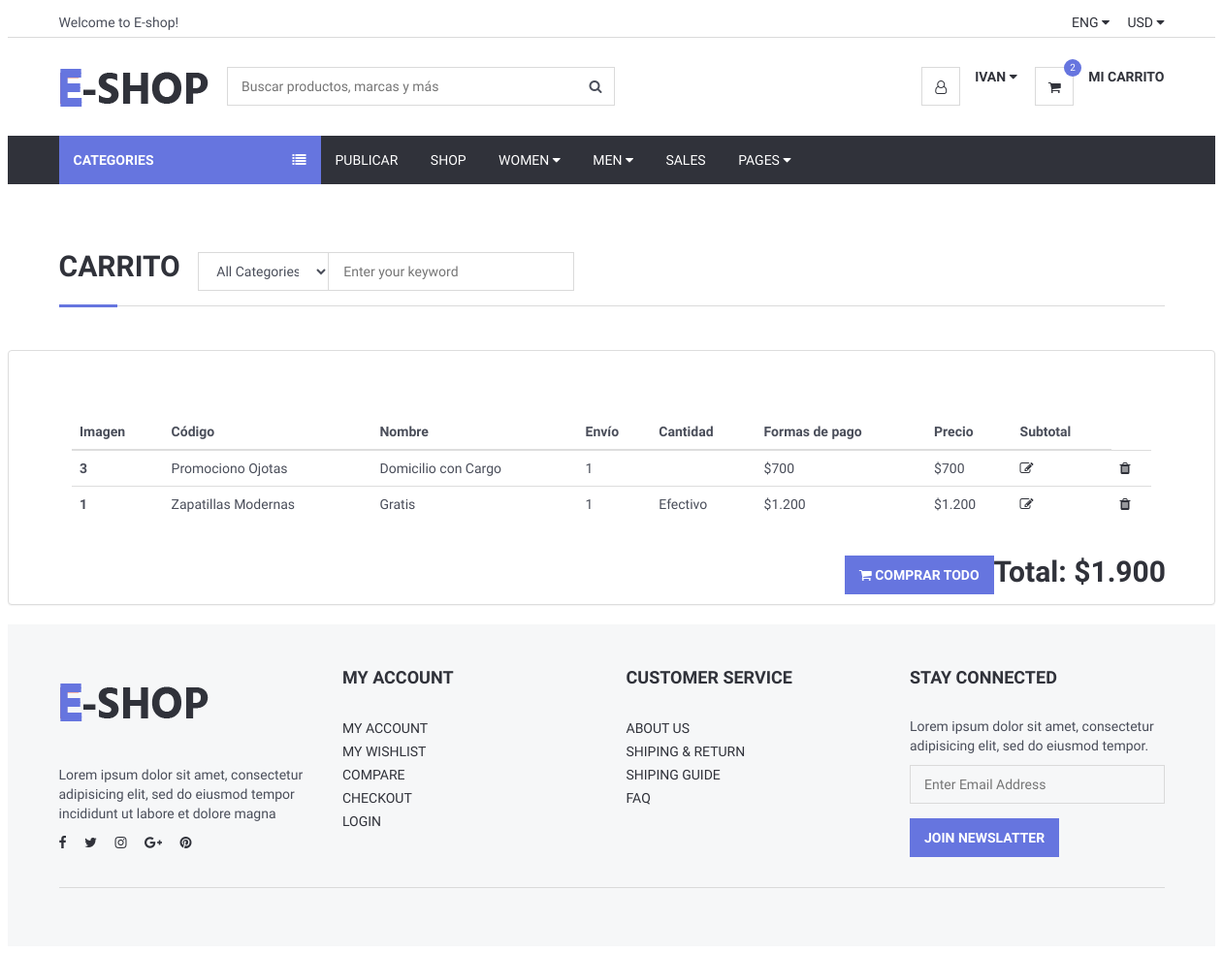
The page /Views/CarritoDetalles.php (signed in) on the database as committed earlier.
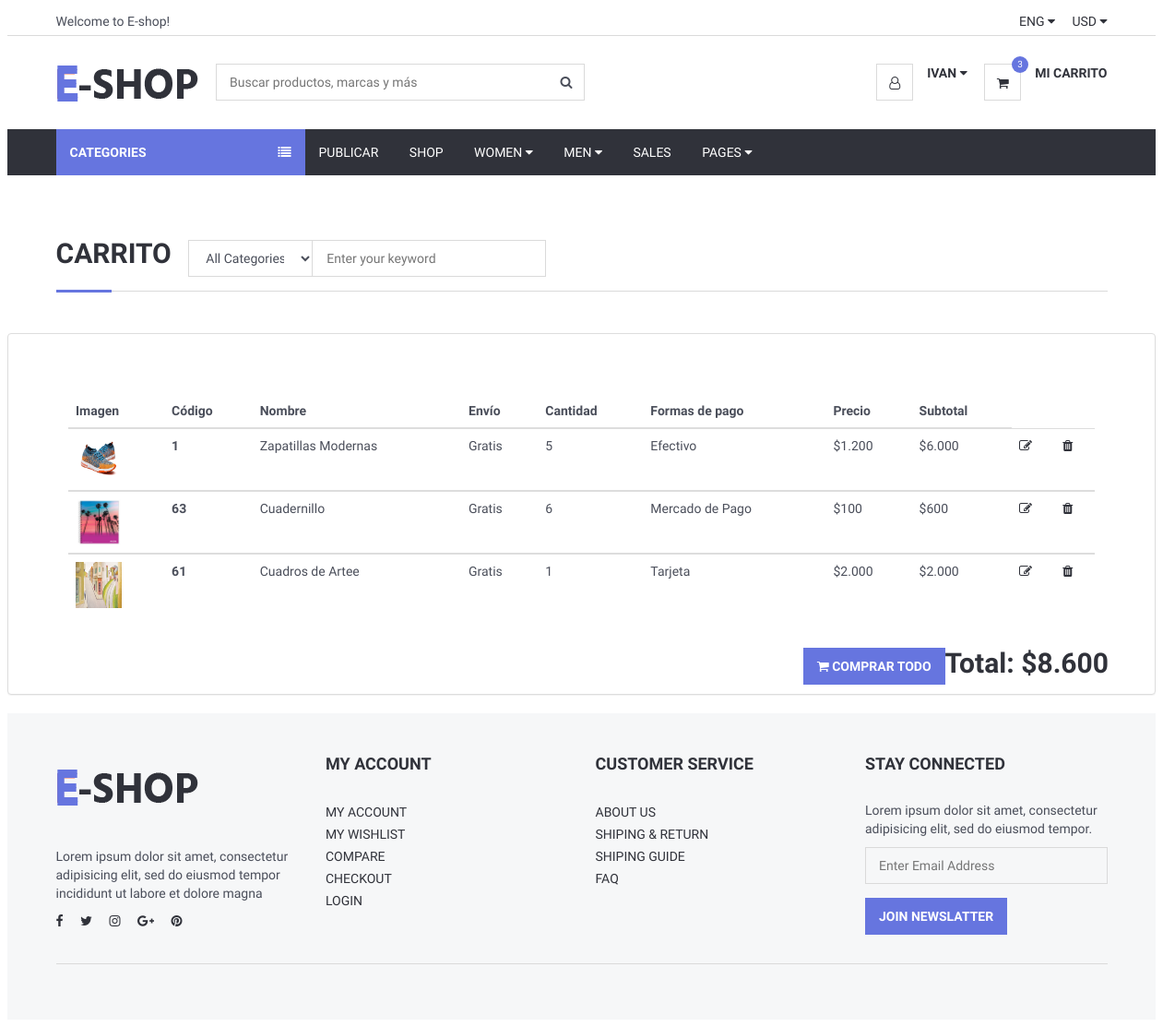
The same page on the database as committed later.
### tables this page shows
CREATE TABLE `productocarrito` (
  `id` int(11) NOT NULL,
  `idUsuario` int(11) NOT NULL,
  `idProducto` int(11) NOT NULL,
  `cantidad` int(11) NOT NULL
);

CREATE TABLE `producto` (
  `id` int(11) NOT NULL,
  `nombre` varchar(200) NOT NULL,
  `estado` varchar(60) NOT NULL,
  `precio` double NOT NULL,
  `formasdepago` varchar(100) NOT NULL,
  `envio` varchar(100) NOT NULL,
  `marca` varchar(70) NOT NULL,
  `stock` int(11) NOT NULL,
  `genero` varchar(60) NOT NULL,
  `categoria` varchar(110) NOT NULL,
  `palabrasClaves` varchar(110) NOT NULL,
  `descripcion` varchar(600) NOT NULL,
  `visitas` int(11) NOT NULL,
  `idUsuario` int(11) NOT NULL,
  `latitud` varchar(120) NOT NULL,
  `longitud` varchar(120) NOT NULL
);

CREATE TABLE `imgprincipal` (
  `id` int(11) NOT NULL,
  `idProducto` int(11) NOT NULL,
  `nombre` varchar(100) NOT NULL
);

### Views/conexionBD/conexion.php (called while the page is built, shortened)
<?php
class Conexion{
	 private $msq="";
	public function __construct()
	 {
		 $archivoConfig = "config.ini";
		 $confi = parse_ini_file($archivoConfig, true);
		 $this->host = $confi["bd"]["host"];
		 $this->usuario = $confi["bd"]["usuario"];
		 $this->clave=$confi["bd"]["clave"];
		 $this->bd = $confi["bd"]["bd"];
		$this->msq = new mysqli($this->host, $this->usuario, $this->clave, $this->bd);
	 }
	 public function realizarConsulta($consulta){
 if(!$resultado = $this->msq->query($consulta) )
 {
	 echo "Ha ocurrido un error al ejecutar la consulta   ";
 }else{
	 return $resultado;
	   }
 }
}
?>

### Views/CarritoDetalles.php (the view, shortened to what the changed rows need)
<?php
$mostrar=0;
?>
<?php include_once("header.php");
require_once("conexionBD/conexion.php");
		$conexion = new Conexion;
	$id_Usuario = $_SESSION['id'];
	$consulta="SELECT *
				FROM producto as prod
				inner join productocarrito as car on prod.id=car.idProducto
				WHERE car.idUsuario = '".$id_Usuario."'";
	$productosComprados= $conexion->realizarConsulta($consulta);
?>
<body>
	<div class="section">
		<div class="container">
			<div class="row">
			<div class="col-md-12">
					<div class="section-title">
						<h2 class="title">Carrito &nbsp</h2>
					</div>
				</div>
			</div>
		</div>
	</div>
        <div class="panel panel-default" style="padding: 50px">
            <div class="panel-body" >
                <table  class="table" >
                    <thead>
                    <tr>
                        <th scope="col">Imagen</th>
                        <th scope="col">Código</th>
                        <th scope="col">Nombre</th>
                        <th scope="col">Envío</th>
                        <th scope="col">Cantidad</th>
                        <th scope="col">Formas de pago</th>
                        <th scope="col">Precio</th>
						<th scope="col">Subtotal</th>
                    </tr>
                    </thead>
					<?php
                    while($f=mysqli_fetch_array($productosComprados)){
						$consulta2="SELECT * FROM imgprincipal WHERE idProducto= '".$f['idProducto']."'";
						$resultado2 = $conexion->realizarConsulta($consulta2);
                    ?>
					 <?php
					while($g=mysqli_fetch_array($resultado2)){
					 ?>
                    <tbody>
                    <tr>
                        <td> <div style="height:100%;width:100%;"><img style="height:50px;width:50px;"  src="imgPublicadas/<?php echo $g["nombre"];?>" alt=""> </div></td>
						 <?php
					}
					 ?>
						<th scope="row"><?php echo $f['idProducto'];?></th>
                        <td><div><?php echo $f['nombre'];?></div></td>
                        <td><?php echo $f['envio'];?></td>
						<td><?php echo $f['cantidad'];?></td>
                        <td><?php echo $f['formasdepago'];?></td>
						<td><?php echo "$".number_format($f['precio'],0,'.','.');?></td>
						<td><?php $subtotal= $f['precio']*$f['cantidad'];echo "$".number_format($subtotal,0,'.','.');?></td>
						<td><a href="EditarCarrito.php?cod=<?php echo $f['id'];?>
						&cant=<?php echo $f['cantidad'];?>&prod=<?php echo $f['idProducto'];?>">
							<i class="fa fa-edit"></i></a></td>
						<td><a href="listarPublicaciones.php?cod=<?php echo $f['id'];?>">
							<i class="fa fa-trash"></i>
							</a></td>
					 </tr>
	<?php
$mostrar = $mostrar+$subtotal;
 }
?>
                   		 </tbody>
                </table>
            </div>
			<div>
<h2 class="title" style="float:right;"><?php echo "Total: $".number_format($mostrar,0,'.','.');?></h2>
		</div>
		</div>
</body>
<?php include_once("footer.php"); ?>

### Views/header.php (shortened to what the changed rows need)
<!DOCTYPE html>
<html lang="en">
<head>
    <link type="text/css" rel="stylesheet" href="css/bootstrap.min.css" />
    <link type="text/css" rel="stylesheet" href="css/slick.css" />
    <link type="text/css" rel="stylesheet" href="css/slick-theme.css" />
    <link type="text/css" rel="stylesheet" href="css/nouislider.min.css" />
    <link rel="stylesheet" href="css/font-awesome.min.css">
    <link type="text/css" rel="stylesheet" href="css/style.css" />
</head>
<body>
<header>
    <div id="header">
        <div class="container">
            <div class="pull-right">
                <ul class="header-btns">
<?php
	require_once("conexionBD/conexion.php");
		$conexion = new Conexion;
	$id_Usuario = $_SESSION['id'];
				$buscoCant="SELECT count(idProducto)
				FROM productocarrito
				WHERE idUsuario = '".$id_Usuario."'";
				$cantidad= $conexion->realizarConsulta($buscoCant);
				$count = mysqli_fetch_array($cantidad);
?>
                    <li class="header-cart dropdown default-dropdown" href="CarritoDetalles.php">
						<a class="dropdown-toggle" data-toggle="dropdown" aria-expanded="true" href="CarritoDetalles.php">
						   <div class="header-btns-icon" href="CarritoDetalles.php">
							  <i class="fa fa-shopping-cart" href="CarritoDetalles.php"></i>
							  <a class="qty" href="CarritoDetalles.php"><?php echo "$count[0]";?></a>
							</div>
							<br>
							</a>
				   </li>
                </ul>
            </div>
        </div>
    </div>
</header>

Rows that differ between the two databases and show on the page:
removed productocarrito: idProducto "3", idProducto.nombre "Promociono Ojotas", idProducto.envio "Domicilio con Cargo", cantidad "1", idProducto.precio "700"
removed productocarrito: idProducto "1", idProducto.nombre "Zapatillas Modernas", idProducto.envio "Gratis", cantidad "1", idProducto.formasdepago "Efectivo", idProducto.precio "1.200", subtotal "1.200"
added productocarrito: idProducto "1", idProducto.nombre "Zapatillas Modernas", idProducto.envio "Gratis", cantidad "5", idProducto.formasdepago "Efectivo", idProducto.precio "1.200", subtotal "6.000"
added imgprincipal: nombre (picture), shown under "1"
added productocarrito: idProducto "63", idProducto.nombre "Cuadernillo", idProducto.envio "Gratis", cantidad "6", idProducto.formasdepago "Mercado de Pago", idProducto.precio "100", subtotal "600"
added imgprincipal: nombre (picture), shown under "63"
added productocarrito: idProducto "61", idProducto.nombre "Cuadros de Artee", idProducto.envio "Gratis", cantidad "1", idProducto.formasdepago "Tarjeta", idProducto.precio "2.000", subtotal "2.000"
added imgprincipal: nombre (picture), shown under "61"
Other text that changed with them:
$count[0]: "2" → "3"
$mostrar: "1.900" → "8.600"
